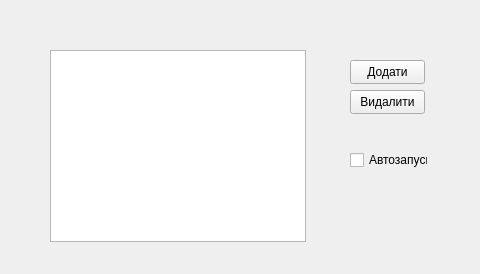
<?xml version="1.0" encoding="UTF-8"?>
<ui version="4.0">
 <class>MainWindow</class>
 <widget class="QMainWindow" name="MainWindow">
  <property name="geometry">
   <rect>
    <x>0</x>
    <y>0</y>
    <width>480</width>
    <height>274</height>
   </rect>
  </property>
  <property name="windowTitle">
   <string>MainWindow</string>
  </property>
  <widget class="QWidget" name="centralwidget">
   <widget class="QPushButton" name="addButton">
    <property name="geometry">
     <rect>
      <x>350</x>
      <y>60</y>
      <width>75</width>
      <height>24</height>
     </rect>
    </property>
    <property name="text">
     <string>Додати</string>
    </property>
   </widget>
   <widget class="QPushButton" name="deleteButton">
    <property name="geometry">
     <rect>
      <x>350</x>
      <y>90</y>
      <width>75</width>
      <height>24</height>
     </rect>
    </property>
    <property name="text">
     <string>Видалити</string>
    </property>
   </widget>
   <widget class="QListView" name="listView">
    <property name="geometry">
     <rect>
      <x>50</x>
      <y>50</y>
      <width>256</width>
      <height>192</height>
     </rect>
    </property>
   </widget>
   <widget class="QCheckBox" name="autostartCheckBox">
    <property name="geometry">
     <rect>
      <x>350</x>
      <y>150</y>
      <width>78</width>
      <height>20</height>
     </rect>
    </property>
    <property name="mouseTracking">
     <bool>false</bool>
    </property>
    <property name="text">
     <string>Автозапуск</string>
    </property>
    <property name="checked">
     <bool>false</bool>
    </property>
   </widget>
  </widget>
 </widget>
 <resources/>
 <connections/>
</ui>
